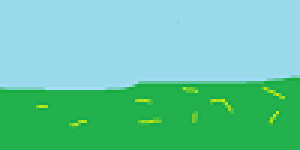
#> input picture yes.png, 100 x 50 px (shown 3 times larger)
$ python convert.py
#> lines starting #> are read from the running program, lines starting #| are printed output that depends on the picture
import numpy as np
from PIL import Image
import pyautogui
import cv2

#img = pyautogui.screenshot(region=(0,0,1980,1080))
img = Image.open('yes.png')
#> img is the input picture: PIL image 100x50 RGBA; mean R, G, B, A 102.8, 200.1, 165.2, 255

file = open("imgarr.txt","w")
nparr = np.array(img)

nparr = cv2.resize(nparr, dsize=(200,100))
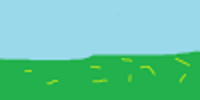
#> nparr: shape (100, 200, 4); mean R, G, B, A 102.8, 200.1, 165.3, 255

count = 0

for i in range(0,99):
    count += 1
    print(count)
    for i2 in range(0,199):
        file.write("[" + str(nparr[i][i2][0]).replace(" ","") + "," + str(nparr[i][i2][1]).replace(" ","") + "," + str(nparr[i][i2][2]).replace(" ","") + "]" + ";")
    file.write(".")
#> after the loop, count = 99

file.close()
print("Done converting image")
